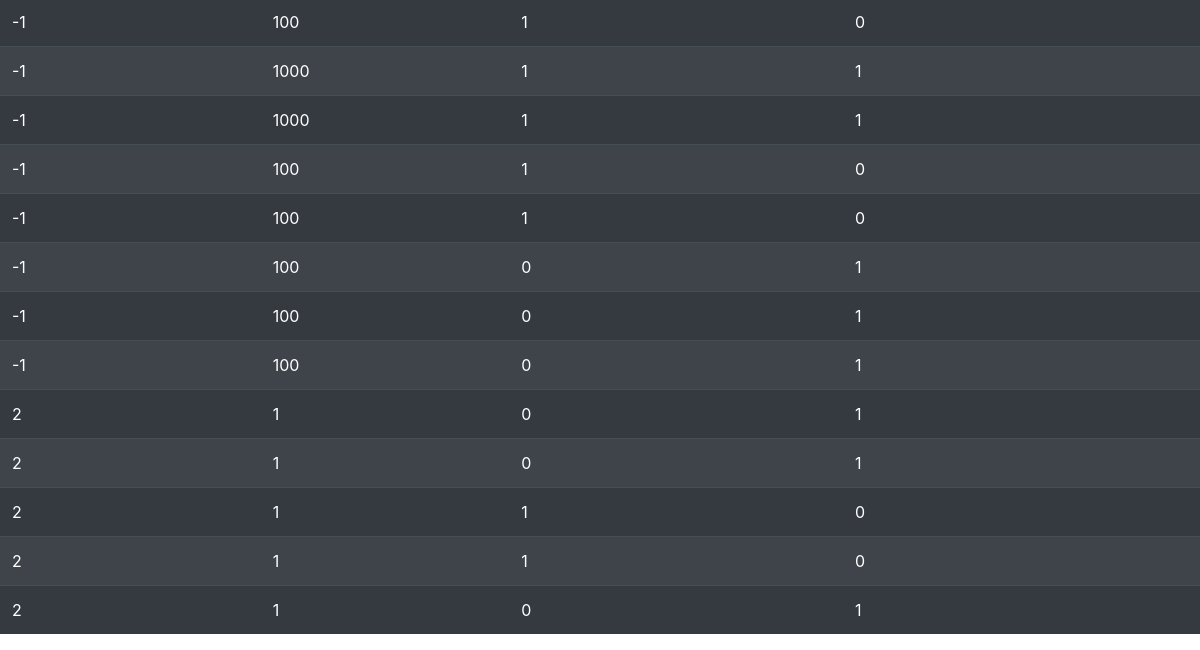
Before: /history/ (lower part) with the older database file.
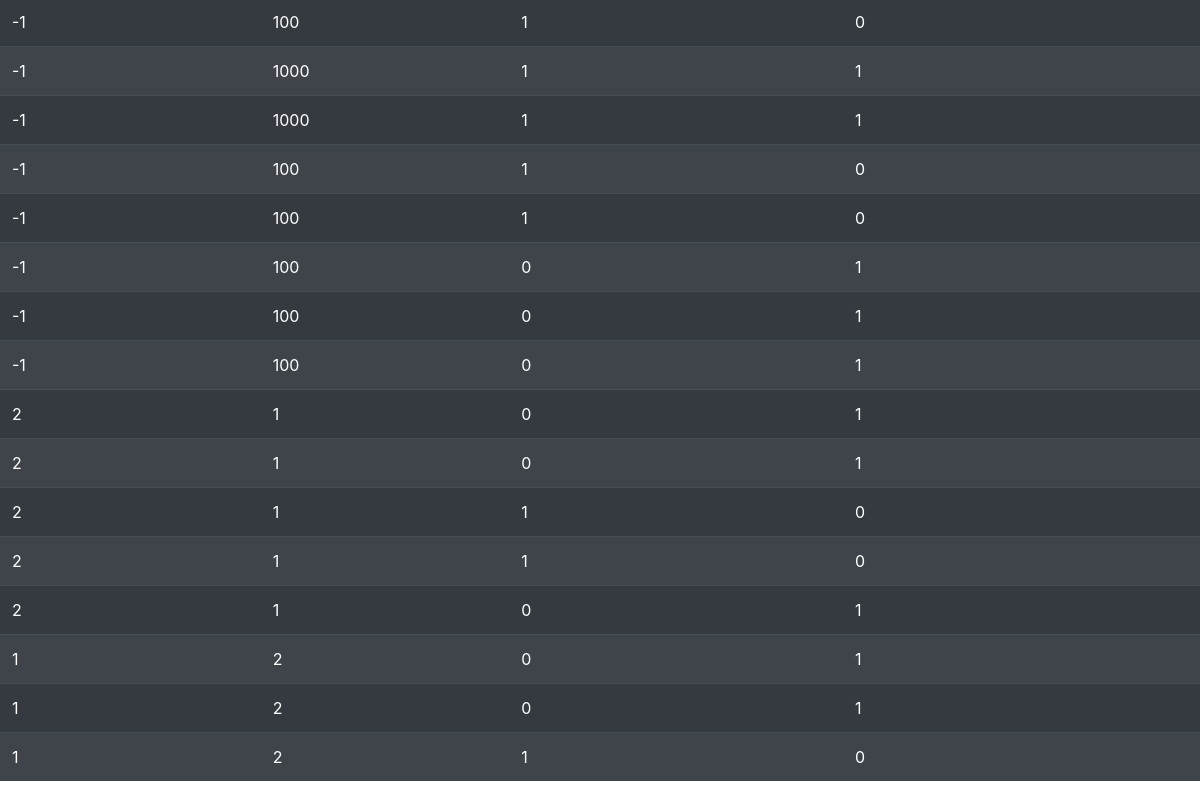
After: the same page with the newer database file.
### app/models.py (models this page shows)
class Predictions(models.Model):
    age = models.CharField(max_length=3)
    fare = models.CharField(max_length=4)
    gender = models.CharField(max_length=7)
    pred = models.CharField(max_length=2)

### app/views.py (the view)
# urls.py: path('history/', views.history, name='history')
def history(request):
    hisdata = Predictions.objects.all()
    print(hisdata)
    return render(request, 'history.html', {"data": hisdata})

### app/templates/history.html (shortened to what this page needs)
<!DOCTYPE html>
<html lang="en" dir="ltr">
  <head>
    {% load static %}
    <link rel="stylesheet" href="https://cdn.jsdelivr.net/npm/bootstrap@4.3.1/dist/css/bootstrap.min.css">
  </head>
  <body>
    <table class="table table-dark table-striped ">
      <tbody>
        {% for i in data %}
        <tr scope="row">
          <td>{{ i.age }}</td>
          <td>{{ i.fare }}</td>
          <td id='gender'>{{ i.gender }}</td>
          <td>{{ i.pred }}</td>
        </tr>
        {% endfor %}
      </tbody>
    </table>
  </body>
</html>

Changed rows visible on the page:
added Predictions: age "1", fare "2", gender "0", pred "1"
added Predictions: age "1", fare "2", gender "0", pred "1"
added Predictions: age "1", fare "2", gender "1", pred "0"
